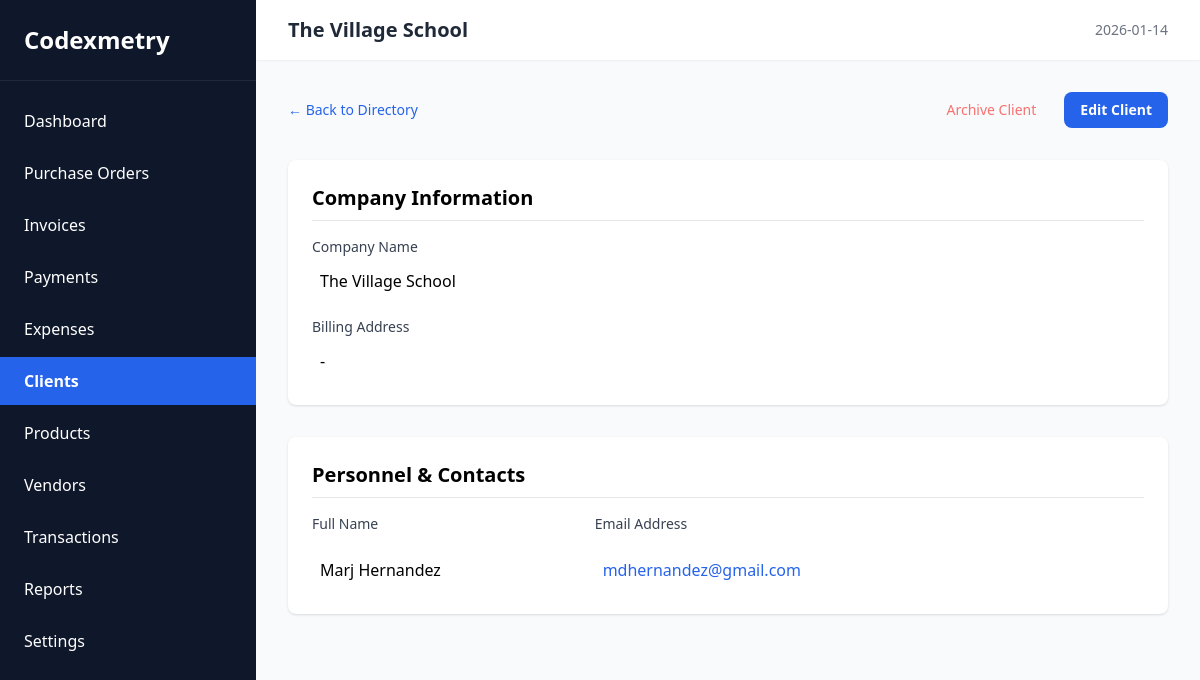
Screenshot of /clients/view/2 with the database file from the repository.
### tables this page shows
CREATE TABLE clients (
    id INTEGER PRIMARY KEY AUTOINCREMENT,
    company_name TEXT NOT NULL,
    address TEXT,
    is_active INTEGER DEFAULT 1
);

CREATE TABLE client_contacts (
    id INTEGER PRIMARY KEY AUTOINCREMENT,
    client_id INTEGER,
    first_name TEXT,
    last_name TEXT,
    email TEXT,
    FOREIGN KEY (client_id) REFERENCES clients(id) ON DELETE CASCADE
);

### app.py (the view)
@app.route('/clients/view/<int:id>')
def client_view(id):
    client = read_db('clients', id=id, one=True)
    if not client: # If client is archived or doesn't exist
        return redirect(url_for('clients'))
    contacts = read_db('client_contacts', active_only=False, where_clause="client_id = ?", args=(id,))
    return render_template('client_form.html', mode='view', client=client, contacts=contacts)

### app.py (called while the page is built)
@app.teardown_appcontext
def close_connection(exception):
    db = getattr(g, '_database', None)
    if db is not None:
        db.close()

@app.context_processor
def inject_metadata():
    metadata_raw = read_db(table_name='settings_metadata', active_only=False, id=1, one=True)
    metadata = dict(metadata_raw) if metadata_raw else None
    if metadata:
        tz = metadata.get('timezone', 'America/Chicago')
    else:
        tz = 'America/Chicago'
    now = datetime.now(ZoneInfo(tz))
    return dict(metadata=metadata, now=now)

### database.py (called while the page is built)
def get_db():
    db = getattr(g, '_database', None)
    if db is None:
        db_path = current_app.config['DATABASE']
        db_dir = os.path.dirname(db_path)
        if not os.path.exists(db_dir):
            os.makedirs(db_dir, exist_ok=True)
        db = g._database = sqlite3.connect(db_path)
        db.row_factory = sqlite3.Row
        db.execute('PRAGMA foreign_keys = ON;')
    return db

def read_db(table_name, active_only=True, id=None, where_clause=None, args=(), one=False):
    db = get_db()
    query = f"SELECT * FROM {table_name}"
    conditions = []
    params = list(args)
    if active_only:
        conditions.append("is_active = 1")
    if id:
        conditions.append("id = ?")
        params.append(id)
        one = True
    if where_clause:
        conditions.append(where_clause)
    if conditions:
        query += " WHERE " + " AND ".join(conditions)
    cur = db.execute(query, params)
    rv = cur.fetchall()
    return (rv[0] if rv else None) if one else rv

### templates/client_form.html (shortened to what this page needs)
{% extends 'layout.html' %}
{% block title %}
    {% if mode == 'add' %}New Client{% elif mode == 'edit' %}Edit Client{% else %}{{ client.company_name }}{% endif %}
{% endblock %}
{% block content %}
<div class="max-w-4xl mx-auto">
    <div class="flex justify-between items-center mb-8">
        <a href="{{ url_for('clients') }}" class="text-blue-600 hover:underline text-sm font-medium">
            &larr; Back to Directory
        </a>
        <div class="flex gap-3 items-center">
            {% if mode == 'view' %}
                <form action="/clients/archive/{{ client.id }}" method="POST"
                      onsubmit="return confirm('Are you sure you want to archive this client? This will hide them from active lists.')">
                    <button type="submit" class="text-red-400 px-4 py-2 rounded-lg text-sm font-medium hover:bg-red-800 transition-colors">
                        Archive Client
                    </button>
                </form>
                <a href="/clients/edit/{{ client.id }}" class="bg-blue-600 text-white px-4 py-2 rounded-lg text-sm font-bold hover:bg-blue-700 transition-colors">
                    Edit Client
                </a>
            {% endif %}
        </div>
    </div>
    <form id="client-main-form" action="{% if mode == 'add' %}/clients/add{% else %}/clients/edit/{{ client.id }}{% endif %}" method="POST">
        <section class="bg-white p-6 rounded-lg shadow mb-8">
            <h2 class="text-xl font-semibold mb-4 border-b pb-2">Company Information</h2>
            <div class="grid grid-cols-2 gap-4">
                <div class="col-span-2">
                    <label class="block text-sm font-medium text-gray-700">Company Name</label>
                    {% if mode == 'view' %}
                        <p class="mt-1 block w-full rounded-lg p-2">{{ client.company_name }}</p>
                    {% else %}
                        <input type="text" name="company_name" value="{{ client.company_name or '' }}" class="mt-1 block w-full border rounded-lg p-2" required>
                    {% endif %}
                </div>
                <div class="col-span-2">
                    <label class="block text-sm font-medium text-gray-700">Billing Address</label>
                    {% if mode == 'view' %}
                        <p class="mt-1 block w-full rounded-lg p-2 whitespace-pre-wrap">{{ client.address or '-' }}</p>
                    {% else %}
                        <textarea name="address" rows="3" class="mt-1 block w-full border rounded-lg p-2">{{ client.address or '' }}</textarea>
                    {% endif %}
                </div>
            </div>
        </section>
        <section class="bg-white p-6 rounded-lg shadow">
            <div class="flex justify-between items-center mb-4 border-b pb-2">
                <h2 class="text-xl font-semibold">Personnel & Contacts</h2>
            </div>
            <div id="contact-list" class="space-y-1">
                {% if mode == 'view' %}
                    <div class="grid grid-cols-3 gap-4 pb-2 text-sm font-medium text-gray-700">
                        <div>Full Name</div>
                        <div class="col-span-2">Email Address</div>
                    </div>
                    {% for contact in contacts %}
                        <div class="grid grid-cols-3 gap-4">
                            <div class="mt-1 block w-full rounded-md p-2">
                                {{ contact.first_name }} {{ contact.last_name }}
                            </div>
                            <div class="text-blue-600 mt-1 block w-full rounded-md p-2">
                                {{ contact.email or '-' }}
                            </div>
                        </div>
                    {% else %}
                        <div class="py-8 text-center text-gray-400 italic text-sm">
                            No contacts assigned to this client.
                        </div>
                    {% endfor %}
                {% endif %}
            </div>
        </section>
    </form>
</div>
{% endblock %}

### rows the page displays
clients: company_name "The Village School", address "-"
client_contacts: first_name "Marj", last_name "Hernandez", email "mdhernandez@gmail.com"

### other values shown
{{ label }} "Dashboard" "Purchase Orders" "Invoices" "Payments" "Expenses" "Clients" "Products" "Vendors" "Transactions" "Reports" "Settings"
{{ now.strftime('%Y-%m-%d') if now else '' }} "2026-01-14"
